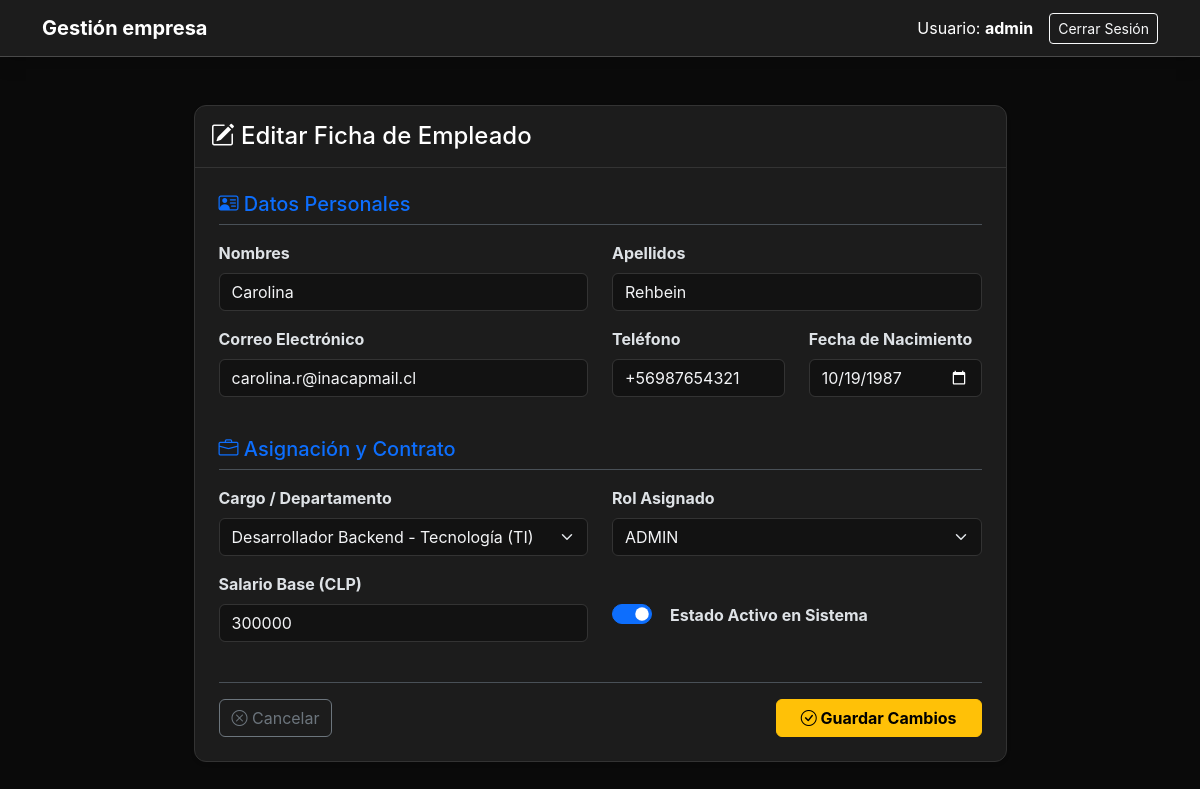
The app's page /personal/empleados/4/editar/ (signed in), older data.
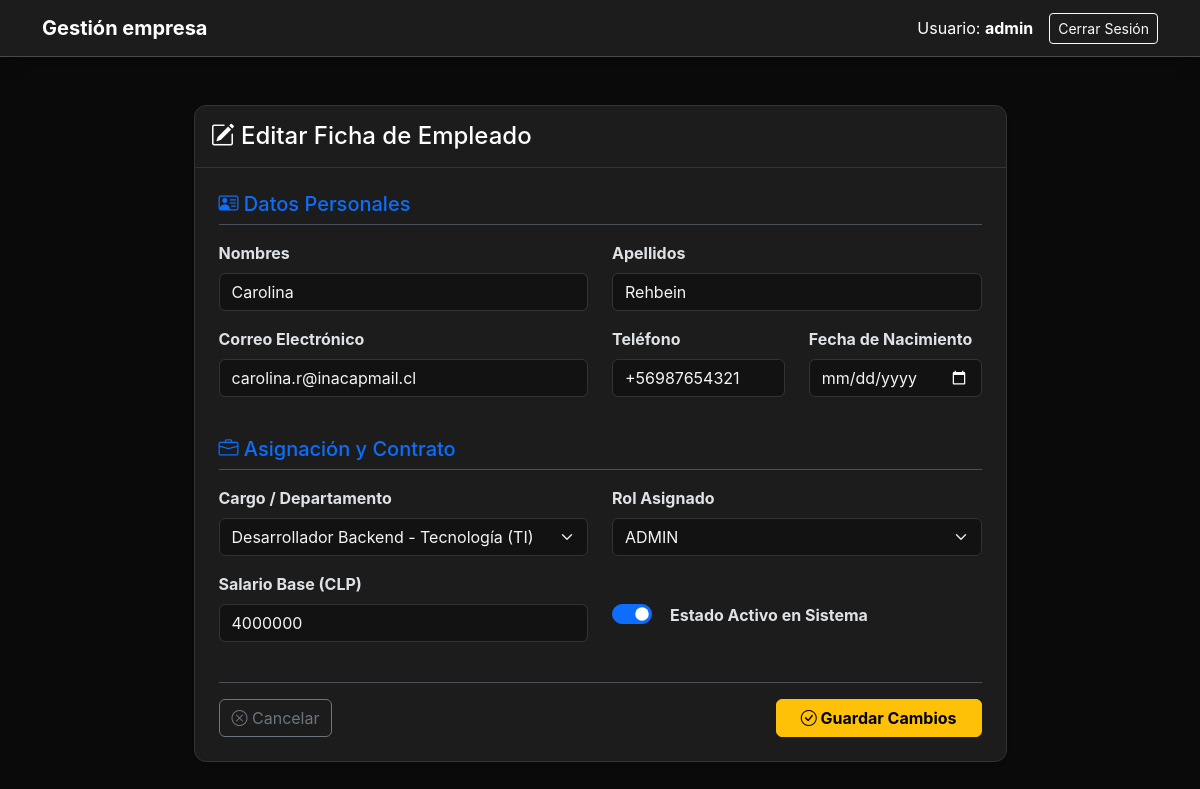
The same page, newer data.
### usuarios/models.py (models this page shows, shortened)
class Empleado(models.Model):
    id_empleado = models.AutoField(primary_key=True)
    user = models.OneToOneField(User, on_delete=models.CASCADE, related_name='empleado', null=True, blank=True)
    persona = models.OneToOneField(Persona, on_delete=models.CASCADE, related_name='empleado', null=True, blank=True)
    id_cargo = models.ForeignKey(Cargo, on_delete=models.SET_NULL, null=True, db_column='id_cargo', related_name='empleados')
    id_rol = models.ForeignKey(Rol, on_delete=models.PROTECT, null=True, blank=True, db_column='id_rol', related_name='empleados')
    fecha_contratacion = models.DateField(auto_now_add=True)
    salario = models.DecimalField(max_digits=10, decimal_places=2, null=True, blank=True)
    activo = models.BooleanField(default=True)

### usuarios/views.py (the view)
# urls.py: path('personal/empleados/<int:empleado_id>/editar/', views.editar_empleado, name='editar_empleado'),
@login_required
def editar_empleado(request, empleado_id):
    if not es_administrador(request.user):
        messages.error(request, "Acceso no autorizado: Solo Administradores pueden modificar datos.")
        return redirect('dashboard')
    empleado_target = get_object_or_404(Empleado, id_empleado=empleado_id)
    if request.method == 'POST':
        form = EditarEmpleadoForm(request.POST, instance=empleado_target)
        if form.is_valid():
            form.save()
            messages.success(request, "Registro del empleado actualizado correctamente.")
            return redirect('listar_empleados')
    else:
        form = EditarEmpleadoForm(instance=empleado_target)
    return render(request, 'usuarios/editar_empleado.html', {
        'form': form,
        'empleado': empleado_target
    })

### usuarios/models.py (called while the page is built)
    def __str__(self):
        return self.nombre_rol

    def __str__(self):
        return f"{self.nombre} - {self.id_departamento.nombre}"

### usuarios/views.py (called while the page is built)
def es_administrador(user):
    empleado = getattr(user, 'empleado', None)
    return bool(empleado and empleado.id_rol and empleado.id_rol.nombre_rol.upper() == 'ADMIN')

### usuarios/templates/usuarios/editar_empleado.html (shortened to what the changed rows need)
{% extends 'usuarios/base.html' %}
{% block content %}
<div class="container py-4">
    <div class="row justify-content-center">
        <div class="col-md-9">
            <div class="card shadow-sm border-0">
                <div class="card-body p-4">
                    <form method="POST" class="needs-validation" novalidate>
                        <div class="row mb-3">
                            <div class="col-md-3 mb-3">
                                <label class="form-label fw-bold">{{ form.fecha_nacimiento.label }}</label>
                                {{ form.fecha_nacimiento }}
                            </div>
                        </div>
                        <div class="row mb-4">
                            <div class="col-md-6 mb-3">
                                <label class="form-label fw-bold">{{ form.salario.label }}</label>
                                {{ form.salario }}
                            </div>
                            <div class="col-md-6 mb-3 d-flex align-items-center mt-3">
                                <div class="form-check form-switch fs-5">
                                    {{ form.activo }}
                                    <label class="form-check-label ms-2 fs-6" for="{{ form.activo.id_for_label }}">
                                        <strong>Estado Activo en Sistema</strong>
                                    </label>
                                </div>
                            </div>
                        </div>
                    </form>
                </div>
            </div>
        </div>
    </div>
</div>
{% endblock %}

Row changes from the older to the newer data that the page shows:
changed Empleado: salario "300000" → "4000000"
Text that changed along with them:
form field fecha_nacimiento: "10/19/1987" → (not shown)
